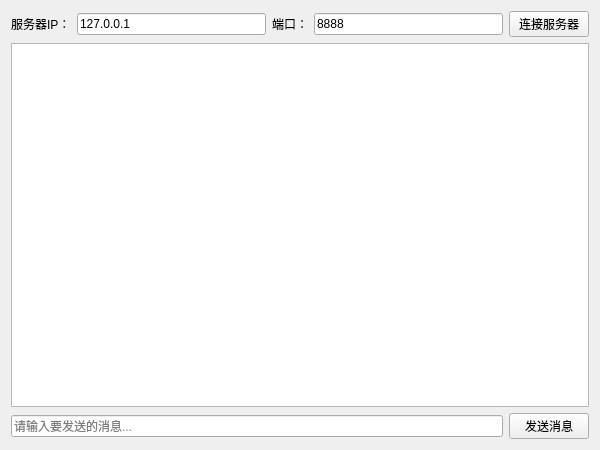
<?xml version="1.0" encoding="UTF-8"?>
<ui version="4.0">
 <class>Widget</class>
 <widget class="QWidget" name="Widget">
  <property name="geometry">
   <rect>
    <x>0</x>
    <y>0</y>
    <width>600</width>
    <height>450</height>
   </rect>
  </property>
  <property name="windowTitle">
   <string>TCP 客户端</string>
  </property>
  <layout class="QVBoxLayout" name="verticalLayout">
   <item>
    <layout class="QHBoxLayout" name="horizontalLayout_2">
     <item>
      <widget class="QLabel" name="label">
       <property name="text">
        <string>服务器IP：</string>
       </property>
      </widget>
     </item>
     <item>
      <widget class="QLineEdit" name="lineEdit_2">
       <property name="text">
        <string>127.0.0.1</string>
       </property>
      </widget>
     </item>
     <item>
      <widget class="QLabel" name="label_2">
       <property name="text">
        <string>端口：</string>
       </property>
      </widget>
     </item>
     <item>
      <widget class="QLineEdit" name="lineEdit_3">
       <property name="text">
        <string>8888</string>
       </property>
      </widget>
     </item>
     <item>
      <widget class="QPushButton" name="pushButton_2">
       <property name="text">
        <string>连接服务器</string>
       </property>
      </widget>
     </item>
    </layout>
   </item>
   <item>
    <widget class="QTextBrowser" name="textBrowser">
     <property name="readOnly">
      <bool>true</bool>
     </property>
    </widget>
   </item>
   <item>
    <layout class="QHBoxLayout" name="horizontalLayout">
     <item>
      <widget class="QLineEdit" name="lineEdit">
       <property name="placeholderText">
        <string>请输入要发送的消息...</string>
       </property>
      </widget>
     </item>
     <item>
      <widget class="QPushButton" name="pushButton">
       <property name="text">
        <string>发送消息</string>
       </property>
      </widget>
     </item>
    </layout>
   </item>
  </layout>
 </widget>
 <layoutdefault spacing="6" margin="11"/>
 <resources/>
 <connections/>
</ui>
